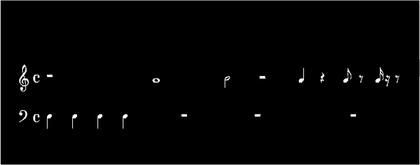
%> input picture Nuty/NutyZUczenia.png, 420 x 165 px, shrunk from 1896 x 747 before the run
$ octave Testowanie1.m   (GNU Octave 9; MATLAB toolbox functions it lacks are replaced by stand-ins)
%> lines starting %> are read from the running program, lines starting %| are printed output that depends on the picture; in (x1, y1, x2, y2) boxes, pixels count from 0 and x2, y2 are one past the last pixel; in counts of white or black regions, pixels touching at a corner belong together; the program's own positions count from 1
### wspolczynniki.m
function data = wspolczynniki(im)
    a = regionprops(im, 'Image');
    % orientacie
    % oryginal
    fun = {@blairbliss, @c1, @c2, @circ, @daniellson, @feret, @haralick, @malin, @euler, @perim};%, @extremaPion, @extremaPoziom};
    % ogranicony
    % fun = {@blairbliss, @c1, @c2, @circ, @feret, @haralick, @malin, @euler};
    data = zeros(length(a), length(fun));
    for i = 1:length(a)
        for j = 1:length(fun)
            data(i, j) = fun{j}(a(i).Image);
        end
    end
end

### Testowanie1.m
clear; clc;

nn = load("network.mat");

im = rgb2gray(imread("Nuty/NutyZUczenia.png")/255);
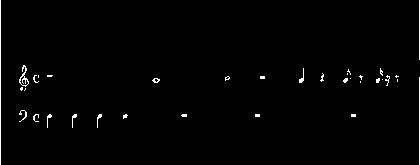
%> im: size 165x420 uint8; values 0 (black) and 1 (white), 1.2% white in thin lines or dots
im = imbinarize(im);
% [11 lines of commented-out code are left out]
l = bwlabel(im);
%> l: size 165x420 double; 36 distinct labels, from 0 to 35
a = regionprops(l, 'all');
%> a = 35 regions; largest, box (x1, y1, x2, y2), Area, Centroid, MajorAxisLength, MinorAxisLength and Eccentricity: (0, 0, 1, 165) 165 [1 83] 190.5 1.15 1, (419, 77, 420, 165) 88 [420 121.5] 101.6 1.15 1, (19, 65, 29, 87) 75 [24.5 77.4] 24.06 9.17 0.924
% znak = a(17).Image;
% imshow(znak);
wynik = [];
for i=1:length(a)
%> (the run ends here)
